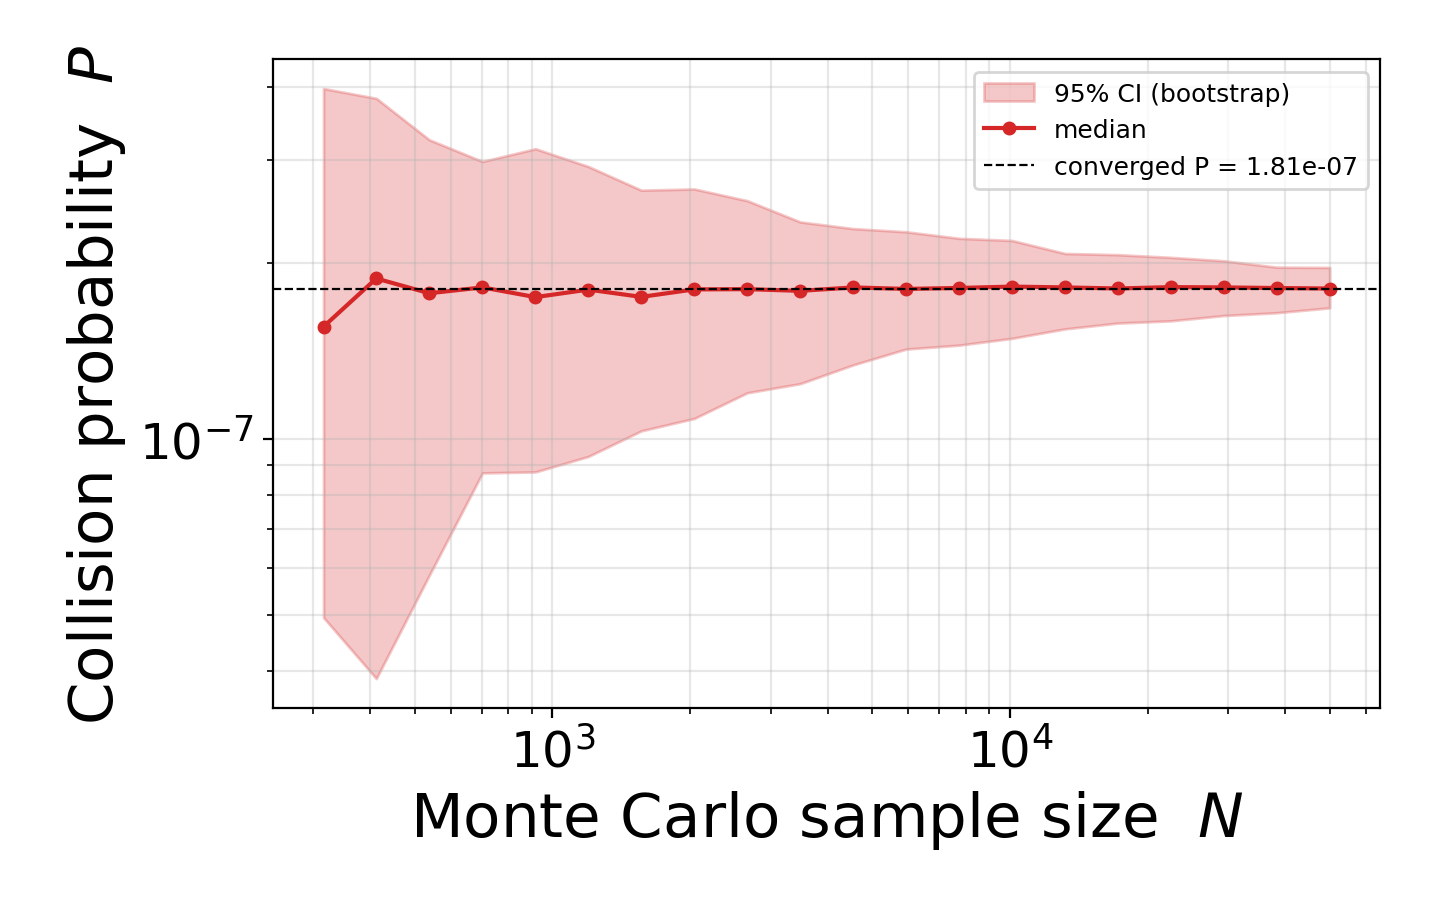

Recreate this plot in Python.
# -*- coding: utf-8 -*-
"""任务2a: 碰撞概率随 MC 样本数收敛曲线 + 95% 置信区间 (无标题)。
读 analysis_base.npz['e_worst'] (最坏点 per-fragment 期望撞击贡献), 自助重采样。
前提: e_worst 须在【有信号的 Δt(≈峰值2d 或 crew-TLI 2.6d)】算, 否则全 0。"""
import numpy as np
import matplotlib.pyplot as plt

d = np.load('analysis_base.npz')
e = np.asarray(d['e_worst']); N_PHYS = int(d['N_PHYS']); N = len(e)
print(f"e_worst: N={N}, 非零贡献={np.count_nonzero(e)}, 全量 P={1-np.exp(-(N_PHYS/N)*e.sum()):.3e}")

grid = np.unique(np.logspace(2.5, np.log10(N), 20).astype(int))
B = 400; rng = np.random.default_rng(0)
med, lo, hi = [], [], []
for n in grid:
    Ps = np.empty(B)
    for b in range(B):
        idx = rng.integers(0, N, n)
        Ps[b] = 1 - np.exp(-(N_PHYS/n)*e[idx].sum())     # 缩放到物理碎片数
    med.append(np.median(Ps)); lo.append(np.percentile(Ps,2.5)); hi.append(np.percentile(Ps,97.5))
med, lo, hi = map(np.asarray, (med, lo, hi))

fig, ax = plt.subplots(figsize=(7.2, 4.6))
ax.fill_between(grid, lo, hi, alpha=0.25, color='C3', label='95% CI (bootstrap)')
ax.plot(grid, med, '-o', color='C3', ms=4, label='median')
ax.axhline(med[-1], ls='--', color='k', lw=0.8, label=f'converged P = {med[-1]:.2e}')
ax.set_xscale('log'); ax.set_yscale('log')
ax.set_xlabel('Monte Carlo sample size  $N$')
ax.set_ylabel('Collision probability  $P$')
ax.legend(fontsize=9); ax.grid(alpha=0.3, which='both')
fig.tight_layout(); fig.savefig('fig_convergence.png', dpi=200)
print(f"[saved] fig_convergence.png  收敛 P={med[-1]:.3e}, 95%CI@maxN=[{lo[-1]:.3e},{hi[-1]:.3e}]")
